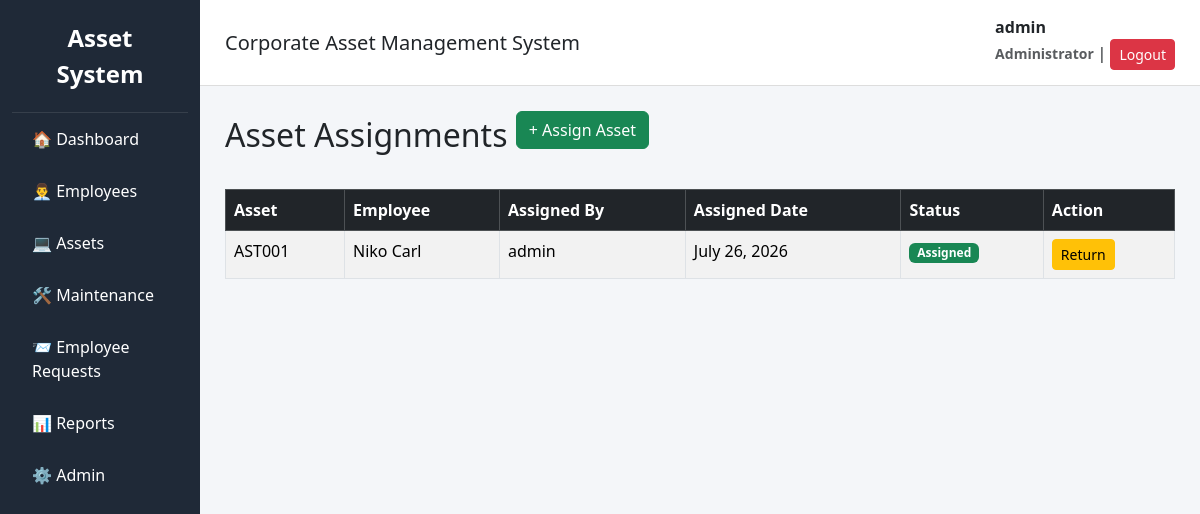
/assets/assignments/ (signed in), run on an earlier commit of the app's database.
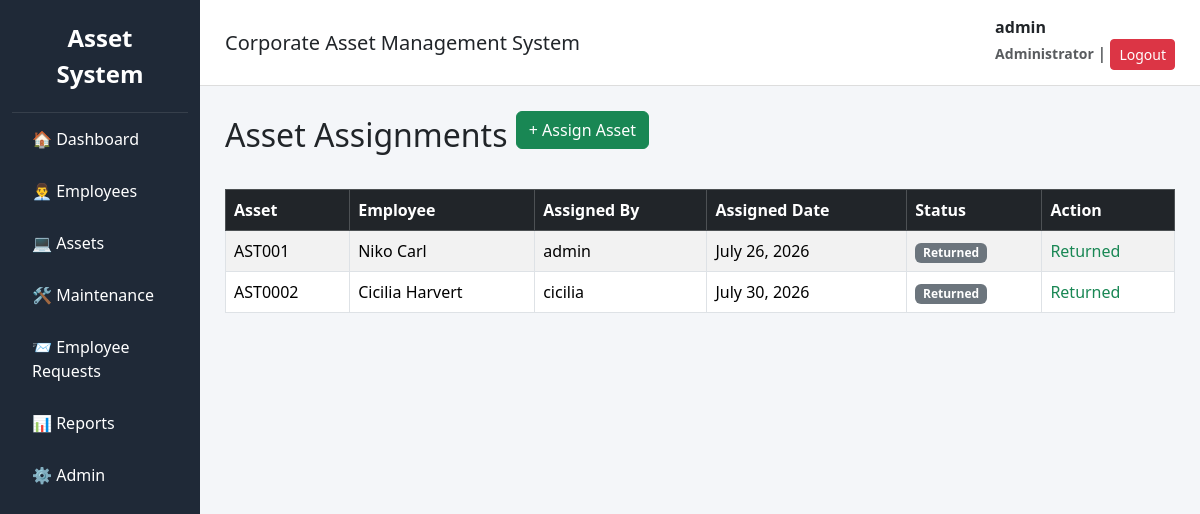
And on a later commit of the database.
### accounts/models.py (models this page shows, shortened)
class User(AbstractUser):
    ROLE_CHOICES = (
        ('Admin', 'Admin'),
        ('IT Officer', 'IT Officer'),
        ('Employee', 'Employee'),
    )
    role = models.CharField(max_length=20, choices=ROLE_CHOICES)
    created_at = models.DateTimeField(auto_now_add=True)
    updated_at = models.DateTimeField(auto_now=True)

### assets/models.py (models this page shows, shortened)
class AssetAssignment(models.Model):
    STATUS_CHOICES = (
        ('Assigned', 'Assigned'),
        ('Returned', 'Returned'),
    )
    asset = models.ForeignKey(
        Asset,
        on_delete=models.PROTECT
    )
    employee = models.ForeignKey(
        Employee,
        on_delete=models.PROTECT
    )
    assigned_by = models.ForeignKey(
        settings.AUTH_USER_MODEL,
        on_delete=models.PROTECT
    )
    assigned_date = models.DateField()
    expected_return_date = models.DateField(
        null=True,
        blank=True
    )
    returned_date = models.DateField(
        null=True,
        blank=True
    )
    return_condition = models.TextField(
        blank=True
    )
    status = models.CharField(
        max_length=20,
        choices=STATUS_CHOICES,
        default='Assigned'
    )
    remarks = models.TextField(
        blank=True
    )
    created_at = models.DateTimeField(
        auto_now_add=True
    )

class Asset(models.Model):
    STATUS_CHOICES = (
        ('Available', 'Available'),
        ('Assigned', 'Assigned'),
        ('Under Maintenance', 'Under Maintenance'),
        ('Damaged', 'Damaged'),
        ('Lost', 'Lost'),
        ('Retired', 'Retired'),
    )
    asset_code = models.CharField(
        max_length=20,
        unique=True,
        blank=True
    )
    category = models.ForeignKey(
        AssetCategory,
        on_delete=models.PROTECT
    )
    brand = models.ForeignKey(
        Brand,
        on_delete=models.PROTECT
    )
    vendor = models.ForeignKey(
        Vendor,
        on_delete=models.PROTECT
    )
    asset_name = models.CharField(max_length=100)
    model = models.CharField(max_length=100)
    serial_number = models.CharField(
        max_length=100,
        unique=True
    )
    purchase_date = models.DateField()
    purchase_cost = models.DecimalField(
        max_digits=10,
        decimal_places=2
    )
    warranty_expiry = models.DateField()
    current_status = models.CharField(
        max_length=30,
        choices=STATUS_CHOICES,
        default='Available'
    )
    remarks = models.TextField(
        blank=True,
        null=True
    )
    created_at = models.DateTimeField(auto_now_add=True)
    updated_at = models.DateTimeField(auto_now=True)

### employees/models.py (models this page shows, shortened)
class Employee(models.Model):
    STATUS_CHOICES = (
        ('Active', 'Active'),
        ('Inactive', 'Inactive'),
    )
    employee_code = models.CharField(max_length=20, unique=True)
    user = models.OneToOneField(
        settings.AUTH_USER_MODEL,
        on_delete=models.CASCADE
    )
    department = models.ForeignKey(
        Department,
        on_delete=models.PROTECT
    )
    designation = models.ForeignKey(
        Designation,
        on_delete=models.PROTECT
    )
    first_name = models.CharField(max_length=100)
    last_name = models.CharField(max_length=100)
    email = models.EmailField(unique=True)
    phone = models.CharField(max_length=20)
    joining_date = models.DateField()
    status = models.CharField(
        max_length=10,
        choices=STATUS_CHOICES,
        default='Active'
    )
    created_at = models.DateTimeField(auto_now_add=True)
    updated_at = models.DateTimeField(auto_now=True)

### assets/views.py (the view)
# urls.py: path("assignments/",assignment_list,name="assignment_list"),
@login_required
@staff_required
def assignment_list(request):
    assignments = AssetAssignment.objects.select_related(
        "asset",
        "employee",
        "assigned_by"
    )
    return render(
        request,
        "assets/assignment_list.html",
        {
            "assignments": assignments
        }
    )

### templates/assets/assignment_list.html (shortened to what this page needs)
{% extends "base.html" %}
{% block content %}
<h2 class="mb-4">
Asset Assignments
<a href="{% url 'assignment_create' %}"class="btn btn-success mb-3">
    + Assign Asset
</a>
</h2>
<table class="table table-striped table-bordered">
<thead class="table-dark">
<tr>
<th>Asset</th>
<th>Employee</th>
<th>Assigned By</th>
<th>Assigned Date</th>
<th>Status</th>
<th>Action</th>
</tr>
</thead>
<tbody>
{% for assignment in assignments %}
<tr>
<td>{{ assignment.asset.asset_code }}</td>
<td>
{{ assignment.employee.first_name }}
{{ assignment.employee.last_name }}
</td>
<td>
{{ assignment.assigned_by.username }}
</td>
<td>
{{ assignment.assigned_date }}
</td>
<td>
{% if assignment.status == "Assigned" %}
<span class="badge bg-success">
Assigned
</span>
{% else %}
<span class="badge bg-secondary">
Returned
</span>
{% endif %}
</td>
<td>
{% if assignment.status == "Assigned" %}
<a href="{% url 'assignment_return' assignment.id %}"
   class="btn btn-warning btn-sm">
Return
</a>
{% else %}
<span class="text-success">
Returned
</span>
{% endif %}
</td>
</tr>
{% empty %}
<tr>
<td colspan="5" class="text-center">
No Assignment Found
</td>
</tr>
{% endfor %}
</tbody>
</table>
{% endblock %}

### templates/base.html (shortened to what this page needs)
<!DOCTYPE html>
<html lang="en">
<head>
    <link href="https://cdn.jsdelivr.net/npm/bootstrap@5.3.3/dist/css/bootstrap.min.css" rel="stylesheet">
</head>
<body>
<div class="container-fluid">
<div class="row">
<div class="col-md-2 sidebar">
<div class="brand">
Asset System
</div>
<a href="/">🏠 Dashboard</a>
{% if request.user.is_staff %}
<a href="/employees/">👨‍💼 Employees</a>
<a href="/assets/">💻 Assets</a>
<a href="/maintenance/">🛠 Maintenance</a>
<a href="/requests/">📨 Employee Requests</a>
{% endif %}
{% if request.user.is_superuser %}
<a href="/reports/">📊 Reports</a>
<a href="/admin/">⚙️ Admin</a>
{% endif %}
</div>
<div class="col-md-10 p-0">
<div class="topbar">
<div>
<h5 class="mb-0">
Corporate Asset Management System
</h5>
</div>
<div>
<span class="username">
<strong>{{ request.user.get_full_name|default:request.user.username }}</strong>
<br>
<small class="text-muted">
{% if request.user.is_superuser %}
Administrator
{% elif request.user.is_staff %}
Staff
{% else %}
Employee
{% endif %}
</small>
</span>
|
<a href="{% url 'logout' %}"
class="btn btn-sm btn-danger">
Logout
</a>
</div>
</div>
<div class="content">
{% block content %}
{% endblock %}
</div>
</div>
</div>
</div>
</body>
</html>

### templates/base.html (style rules this page uses)
body { background:#f4f6f9; }
.sidebar { min-height:100vh; background:#1f2937; }
.brand { color:white; font-size:24px; font-weight:bold; padding:20px; text-align:center; border-bottom:1px solid rgba(255,255,255,.1); }
.sidebar a { display:block; color:white; padding:14px 20px; text-decoration:none; transition:.2s; }
.topbar { background:white; padding:15px 25px; border-bottom:1px solid #ddd; display:flex; justify-content:space-between; align-items:center; }
.content { padding:25px; }
.username { font-weight:bold; }

What changed in the data, as far as the page shows it:
changed AssetAssignment "July 26, 2026": status "Assigned Return" → "Returned Returned"
added AssetAssignment: asset.asset_code "AST0002", employee.first_name "Cicilia", employee.last_name "Harvert", assigned_by.username "cicilia", assigned_date "July 30, 2026", status "Returned"
